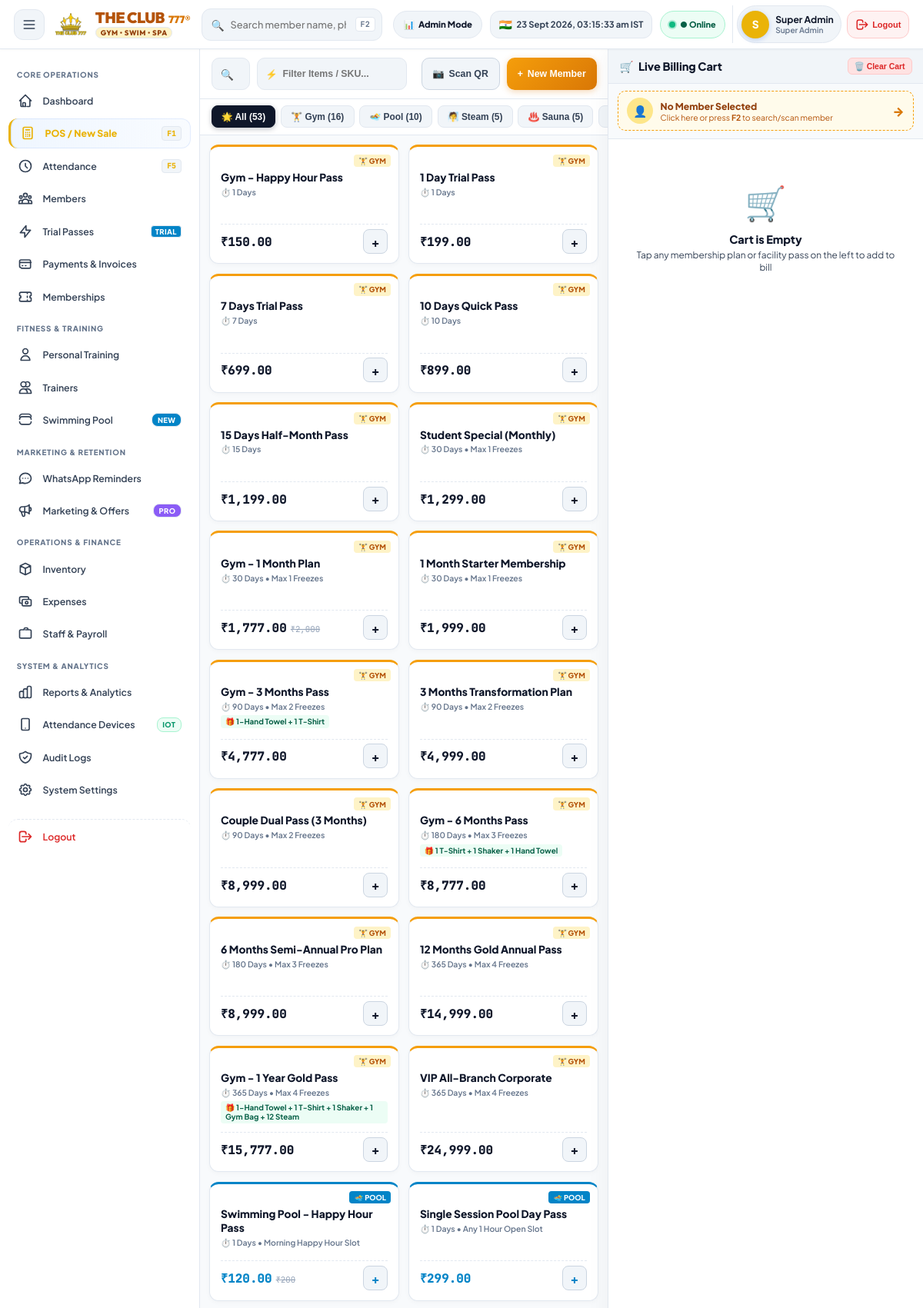
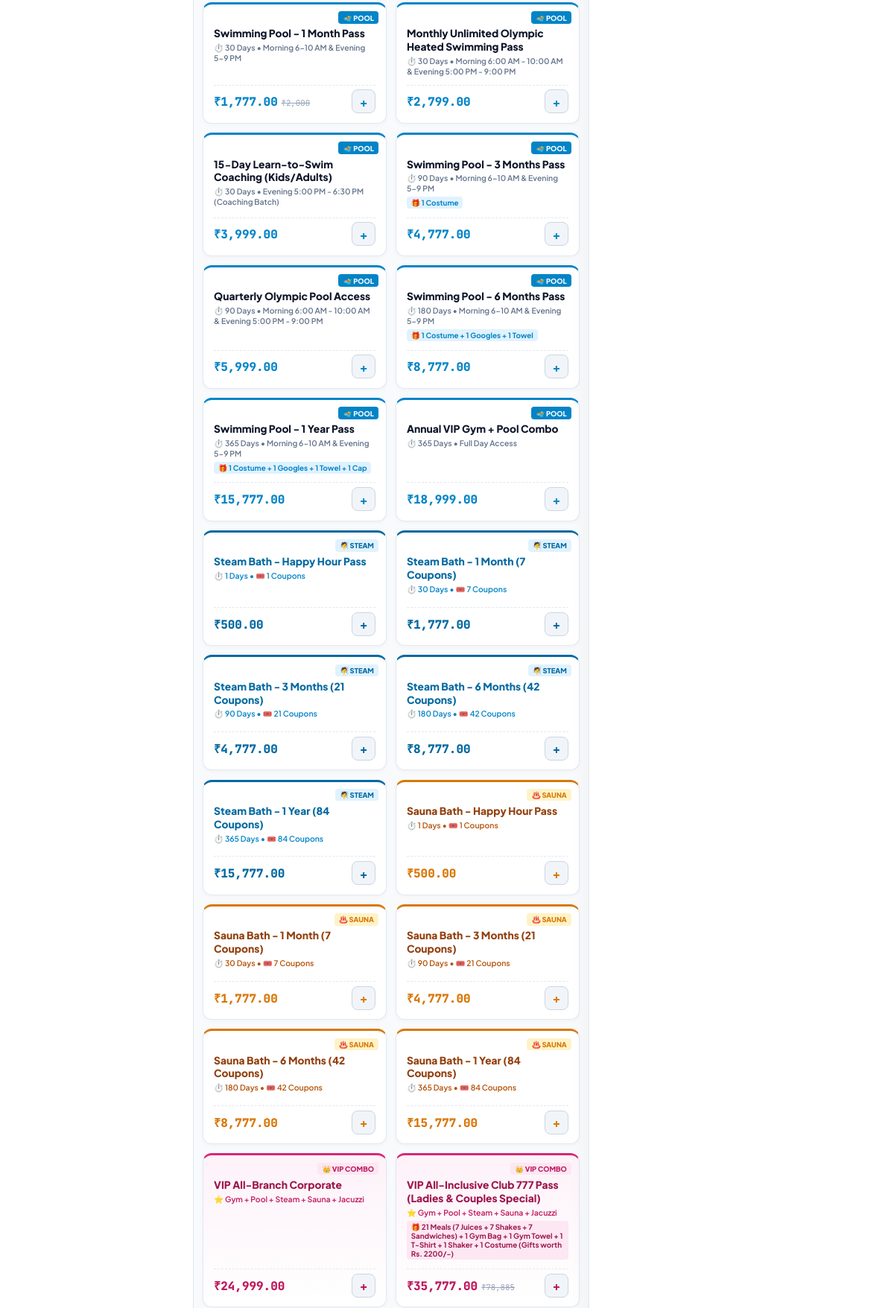
The page /index.php?page=pos (signed in, upper part) on the database its author committed (2 pictures, top to bottom).
### tables this page shows
CREATE TABLE `membership_types` (
  `id` int(11) NOT NULL AUTO_INCREMENT,
  `title` varchar(100) NOT NULL,
  `category` enum('monthly','quarterly','half_yearly','yearly','trial','couple','family','student','corporate','vip','custom') DEFAULT 'monthly',
  `service_type` enum('gym','pool','steam','sauna','vip_combo','general') DEFAULT 'gym',
  `duration_months` int(11) NOT NULL DEFAULT 1,
  `duration_days` int(11) NOT NULL DEFAULT 30,
  `price` decimal(10,2) NOT NULL,
  `original_price` decimal(10,2) DEFAULT NULL,
  `reg_fee` decimal(10,2) DEFAULT 0.00,
  `joining_fee` decimal(10,2) DEFAULT 0.00,
  `discount` decimal(10,2) DEFAULT 0.00,
  `tax_pct` decimal(5,2) DEFAULT 18.00,
  `freeze_facility` tinyint(1) DEFAULT 1,
  `max_freeze_days` int(11) DEFAULT 15,
  `max_freeze_count` int(11) DEFAULT 1,
  `access_timing` varchar(100) DEFAULT 'Full Day (6:00 AM - 10:00 PM)',
  `branch_access` enum('single_branch','all_branches') DEFAULT 'single_branch',
  `included_services` text DEFAULT 'Gym Floor, Cardio Zone, Steam Bath',
  `free_gifts` text DEFAULT NULL,
  `coupons_count` int(11) DEFAULT 0,
  `description` text DEFAULT NULL,
  `status` enum('active','inactive') DEFAULT 'active',
  `created_at` timestamp NOT NULL DEFAULT current_timestamp(),
  PRIMARY KEY (`id`)
);

CREATE TABLE `pool_plans` (
  `id` int(11) NOT NULL AUTO_INCREMENT,
  `title` varchar(120) NOT NULL,
  `category` varchar(50) DEFAULT 'monthly',
  `duration_months` int(11) DEFAULT 1,
  `duration_days` int(11) DEFAULT 30,
  `price` decimal(10,2) NOT NULL,
  `original_price` decimal(10,2) DEFAULT NULL,
  `sessions_limit` int(11) DEFAULT 0,
  `free_gifts` text DEFAULT NULL,
  `slot_timing` varchar(150) DEFAULT 'Morning 6:00 AM - 10:00 AM & Evening 5:00 PM - 9:00 PM',
  `coach_name` varchar(100) DEFAULT 'Certified Swim Coach & Lifeguard',
  `description` text DEFAULT NULL,
  `status` enum('active','inactive') DEFAULT 'active',
  `created_at` timestamp NOT NULL DEFAULT current_timestamp(),
  PRIMARY KEY (`id`)
);

### views/pos_view.php (the view, shortened to what this page needs)
<?php
$db = getDB();
$products = $db->query("
    SELECT p.*, c.name as category_name
    FROM products p
    JOIN categories c ON p.category_id = c.id
    WHERE p.status = 'active'
    ORDER BY p.id ASC
")->fetchAll();
$gymPlans = $db->query("SELECT * FROM membership_types WHERE status = 'active' AND (service_type = 'gym' OR service_type IS NULL) ORDER BY duration_days ASC, price ASC")->fetchAll();
$poolPlans = $db->query("SELECT * FROM pool_plans WHERE status = 'active' ORDER BY duration_days ASC, price ASC")->fetchAll();
$steamPlans = $db->query("SELECT * FROM membership_types WHERE status = 'active' AND service_type = 'steam' ORDER BY duration_days ASC, price ASC")->fetchAll();
$saunaPlans = $db->query("SELECT * FROM membership_types WHERE status = 'active' AND service_type = 'sauna' ORDER BY duration_days ASC, price ASC")->fetchAll();
$vipPlans = $db->query("SELECT * FROM membership_types WHERE status = 'active' AND (service_type = 'vip_combo' OR category = 'vip') ORDER BY duration_days ASC, price ASC")->fetchAll();
$ptPackages = $db->query("SELECT * FROM pt_packages ORDER BY id ASC")->fetchAll();
$totalItems = count($gymPlans) + count($poolPlans) + count($steamPlans) + count($saunaPlans) + count($vipPlans) + count($ptPackages) + count($products);
?>
<div class="pos-container">
  <main class="pos-main-zone" role="main">
    <header class="pos-search-bar" role="search">
      <div class="pos-member-search">
        <span class="search-icon" aria-hidden="true">🔍</span>
        <input type="text" id="posMemberInput" placeholder="Search Member by Name, Phone, Code or Biometric ID (F2)..." autocomplete="off" aria-label="Search Member">
      </div>
      <div class="pos-catalog-filter-wrap">
        <span class="pos-catalog-filter-icon" aria-hidden="true">⚡</span>
        <input type="text" id="posCatalogSearch" placeholder="Filter Items / SKU..." oninput="filterCatalogItems(this.value)" aria-label="Filter items in catalog">
      </div>
      <button type="button" class="pos-btn-action pos-btn-scan" onclick="Scanner.openCameraScanner((code) => { selectMember({id:1001, name:'Rahul Kumar', member_code:code, phone:'9876500001', status:'active'}); })" title="Scan Member QR/Barcode with Camera">
        <span aria-hidden="true">📷</span> <span>Scan QR</span>
      </button>
      <button type="button" class="pos-btn-action pos-btn-new-member" onclick="openModal('newMemberModal')" title="Register New Member (F3)">
        <span aria-hidden="true">+</span> <span>New Member</span>
      </button>
    </header>
    <nav class="pos-categories" role="tablist" aria-label="Product and Membership Categories">
      <button type="button" class="cat-chip active" data-cat="all">🌟 All (<?= $totalItems ?>)</button>
      <button type="button" class="cat-chip cat-gym" data-cat="gym_plans">🏋️ Gym (<?= count($gymPlans) ?>)</button>
      <button type="button" class="cat-chip cat-pool" data-cat="pool_plans">🏊 Pool (<?= count($poolPlans) ?>)</button>
      <button type="button" class="cat-chip cat-steam" data-cat="steam_plans">🧖 Steam (<?= count($steamPlans) ?>)</button>
      <button type="button" class="cat-chip cat-sauna" data-cat="sauna_plans">♨️ Sauna (<?= count($saunaPlans) ?>)</button>
      <button type="button" class="cat-chip cat-vip" data-cat="vip_plans">👑 VIP Combo (<?= count($vipPlans) ?>)</button>
    </nav>
    <section class="pos-product-grid-container" aria-label="POS Catalog Grid">
      <div class="pos-product-grid" id="posProductGrid">
        <?php foreach ($gymPlans as $gp): ?>
          <?php
            $gpItem = [
              'id' => $gp['id'],
              'name' => $gp['title'],
              'price' => floatval($gp['price']),
              'type' => 'membership',
              'duration_days' => $gp['duration_days'],
              'service_type' => 'gym',
              'free_gifts' => $gp['free_gifts'] ?? ''
            ];
          ?>
          <div class="product-card card-gym" data-cat-id="gym_plans" data-name="<?= htmlspecialchars(strtolower($gp['title'] . ' gym fitness workout cardio')) ?>" onclick="addToCart(<?= htmlspecialchars(json_encode($gpItem)) ?>)" role="button" tabindex="0">
            <span class="product-type-badge badge-gym">🏋️ GYM</span>
            <div class="product-content">
              <div class="product-name"><?= htmlspecialchars($gp['title']) ?></div>
              <div class="product-stock">
                ⏱️ <?= $gp['duration_days'] ?> Days <?= !empty($gp['max_freeze_count']) ? '&bull; Max ' . $gp['max_freeze_count'] . ' Freezes' : '' ?>
              </div>
              <?php if (!empty($gp['free_gifts'])): ?>
                <div class="product-gift-tag gift-gym">
                  🎁 <?= htmlspecialchars($gp['free_gifts']) ?>
                </div>
              <?php endif; ?>
            </div>
            <div class="product-footer">
              <div class="product-price-box">
                <span class="product-price">₹<?= number_format($gp['price'], 2) ?></span>
                <?php if (!empty($gp['original_price']) && $gp['original_price'] > $gp['price']): ?>
                  <del class="product-orig-price">₹<?= number_format($gp['original_price'], 0) ?></del>
                <?php endif; ?>
              </div>
              <span class="add-item-btn" aria-hidden="true">+</span>
            </div>
          </div>
        <?php endforeach; ?>
        <?php foreach ($poolPlans as $pp): ?>
          <?php
            $ppItem = [
              'id' => $pp['id'],
              'name' => $pp['title'],
              'price' => floatval($pp['price']),
              'type' => 'pool_plan',
              'duration_days' => $pp['duration_days'],
              'service_type' => 'pool',
              'free_gifts' => $pp['free_gifts'] ?? ''
            ];
          ?>
          <div class="product-card card-pool" data-cat-id="pool_plans" data-name="<?= htmlspecialchars(strtolower($pp['title'] . ' pool swim swimming heated')) ?>" onclick="addToCart(<?= htmlspecialchars(json_encode($ppItem)) ?>)" role="button" tabindex="0">
            <span class="product-type-badge badge-pool">🏊 POOL</span>
            <div class="product-content">
              <div class="product-name"><?= htmlspecialchars($pp['title']) ?></div>
              <div class="product-stock">
                ⏱️ <?= $pp['duration_days'] ?> Days &bull; <?= htmlspecialchars($pp['slot_timing'] ?? 'All Slots') ?>
              </div>
              <?php if (!empty($pp['free_gifts'])): ?>
                <div class="product-gift-tag gift-pool">
                  🎁 <?= htmlspecialchars($pp['free_gifts']) ?>
                </div>
              <?php endif; ?>
            </div>
            <div class="product-footer">
              <div class="product-price-box">
                <span class="product-price" style="color:#0284C7;">₹<?= number_format($pp['price'], 2) ?></span>
                <?php if (!empty($pp['original_price']) && $pp['original_price'] > $pp['price']): ?>
                  <del class="product-orig-price">₹<?= number_format($pp['original_price'], 0) ?></del>
                <?php endif; ?>
              </div>
              <span class="add-item-btn" style="color:#0284C7;" aria-hidden="true">+</span>
            </div>
          </div>
        <?php endforeach; ?>
        <?php foreach ($steamPlans as $sp): ?>
          <?php
            $spItem = [
              'id' => $sp['id'],
              'name' => $sp['title'],
              'price' => floatval($sp['price']),
              'type' => 'membership',
              'duration_days' => $sp['duration_days'],
              'service_type' => 'steam',
              'coupons_count' => $sp['coupons_count'] ?? 0
            ];
          ?>
          <div class="product-card card-steam" data-cat-id="steam_plans" data-name="<?= htmlspecialchars(strtolower($sp['title'] . ' steam bath spa')) ?>" onclick="addToCart(<?= htmlspecialchars(json_encode($spItem)) ?>)" role="button" tabindex="0">
            <span class="product-type-badge badge-steam">🧖 STEAM</span>
            <div class="product-content">
              <div class="product-name" style="color:#0369A1;"><?= htmlspecialchars($sp['title']) ?></div>
              <div class="product-stock" style="color:#0284C7;">
                ⏱️ <?= $sp['duration_days'] ?> Days &bull; 🎟️ <?= $sp['coupons_count'] ?> Coupons
              </div>
            </div>
            <div class="product-footer">
              <div class="product-price-box">
                <span class="product-price" style="color:#0369A1;">₹<?= number_format($sp['price'], 2) ?></span>
              </div>
              <span class="add-item-btn" style="color:#0369A1;" aria-hidden="true">+</span>
            </div>
          </div>
        <?php endforeach; ?>
        <?php foreach ($saunaPlans as $sn): ?>
          <?php
            $snItem = [
              'id' => $sn['id'],
              'name' => $sn['title'],
              'price' => floatval($sn['price']),
              'type' => 'membership',
              'duration_days' => $sn['duration_days'],
              'service_type' => 'sauna',
              'coupons_count' => $sn['coupons_count'] ?? 0
            ];
          ?>
          <div class="product-card card-sauna" data-cat-id="sauna_plans" data-name="<?= htmlspecialchars(strtolower($sn['title'] . ' sauna bath dry')) ?>" onclick="addToCart(<?= htmlspecialchars(json_encode($snItem)) ?>)" role="button" tabindex="0">
            <span class="product-type-badge badge-sauna">♨️ SAUNA</span>
            <div class="product-content">
              <div class="product-name" style="color:#92400E;"><?= htmlspecialchars($sn['title']) ?></div>
              <div class="product-stock" style="color:#B45309;">
                ⏱️ <?= $sn['duration_days'] ?> Days &bull; 🎟️ <?= $sn['coupons_count'] ?> Coupons
              </div>
            </div>
            <div class="product-footer">
              <div class="product-price-box">
                <span class="product-price" style="color:#D97706;">₹<?= number_format($sn['price'], 2) ?></span>
              </div>
              <span class="add-item-btn" style="color:#D97706;" aria-hidden="true">+</span>
            </div>
          </div>
        <?php endforeach; ?>
        <?php foreach ($vipPlans as $vp): ?>
          <?php
            $vpItem = [
              'id' => $vp['id'],
              'name' => $vp['title'],
              'price' => floatval($vp['price']),
              'type' => 'membership',
              'duration_days' => $vp['duration_days'],
              'service_type' => 'vip_combo',
              'free_gifts' => $vp['free_gifts'] ?? ''
            ];
          ?>
          <div class="product-card card-vip" data-cat-id="vip_plans" data-name="<?= htmlspecialchars(strtolower($vp['title'] . ' vip combo all in one jacuzzi')) ?>" onclick="addToCart(<?= htmlspecialchars(json_encode($vpItem)) ?>)" role="button" tabindex="0">
            <span class="product-type-badge badge-vip">👑 VIP COMBO</span>
            <div class="product-content">
              <div class="product-name" style="color:#9D174D;"><?= htmlspecialchars($vp['title']) ?></div>
              <div class="product-stock" style="color:#BE185D;">
                ⭐ Gym + Pool + Steam + Sauna + Jacuzzi
              </div>
              <?php if (!empty($vp['free_gifts'])): ?>
                <div class="product-gift-tag gift-vip">
                  🎁 <?= htmlspecialchars($vp['free_gifts']) ?>
                </div>
              <?php endif; ?>
            </div>
            <div class="product-footer">
              <div class="product-price-box">
                <span class="product-price" style="color:#BE185D;">₹<?= number_format($vp['price'], 2) ?></span>
                <?php if (!empty($vp['original_price']) && $vp['original_price'] > $vp['price']): ?>
                  <del class="product-orig-price">₹<?= number_format($vp['original_price'], 0) ?></del>
                <?php endif; ?>
              </div>
              <span class="add-item-btn" style="color:#BE185D;" aria-hidden="true">+</span>
            </div>
          </div>
        <?php endforeach; ?>
      </div>
    </section>
  </main>
  <aside class="pos-cart-zone" id="posCartZone" aria-label="Shopping Cart">
    <div class="cart-header">
      <span class="cart-title">
        <span aria-hidden="true">🛒</span>
        <span>Live Billing Cart</span>
      </span>
      <button type="button" class="clear-cart-btn" onclick="clearCart()" title="Clear all items in cart">
        🗑️ Clear Cart
      </button>
    </div>
    <div id="cartMemberNotice" class="cart-member-notice-wrap"></div>
    <div class="cart-items-list" id="cartItemsContainer" role="region" aria-live="polite">
    </div>
  </aside>
</div>

### rows shown on the page
membership_types: title "Gym - Happy Hour Pass", duration_days "1", price "150.00"
membership_types: title "1 Day Trial Pass", duration_days "1", price "199.00"
membership_types: title "7 Days Trial Pass", duration_days "7", price "699.00"
membership_types: title "10 Days Quick Pass", duration_days "10", price "899.00"
membership_types: title "15 Days Half-Month Pass", duration_days "15", price "1,199.00"
membership_types: title "Student Special (Monthly)", duration_days "30", max_freeze_count "1", price "1,299.00"
membership_types: title "Gym - 1 Month Plan", duration_days "30", max_freeze_count "1", price "1,777.00", original_price "2,000"
membership_types: title "1 Month Starter Membership", duration_days "30", max_freeze_count "1", price "1,999.00"
membership_types: title "Gym - 3 Months Pass", duration_days "90", max_freeze_count "2", free_gifts "1-Hand Towel + 1 T-Shirt", price "4,777.00"
membership_types: title "3 Months Transformation Plan", duration_days "90", max_freeze_count "2", price "4,999.00"
membership_types: title "Couple Dual Pass (3 Months)", duration_days "90", max_freeze_count "2", price "8,999.00"
membership_types: title "Gym - 6 Months Pass", duration_days "180", max_freeze_count "3", free_gifts "1 T-Shirt + 1 Shaker + 1 Hand Towel", price "8,777.00"
membership_types: title "6 Months Semi-Annual Pro Plan", duration_days "180", max_freeze_count "3", price "8,999.00"
membership_types: title "12 Months Gold Annual Pass", duration_days "365", max_freeze_count "4", price "14,999.00"
membership_types: title "Gym - 1 Year Gold Pass", duration_days "365", max_freeze_count "4", free_gifts "1-Hand Towel + 1 T-Shirt + 1 Shaker + 1 Gym Bag + 12 Steam", price "15,777.00"
membership_types: title "VIP All-Branch Corporate", duration_days "365", max_freeze_count "4", price "24,999.00"
pool_plans: title "Swimming Pool - Happy Hour Pass", duration_days "1", slot_timing "Morning Happy Hour Slot", price "120.00", original_price "200"
pool_plans: title "Single Session Pool Day Pass", duration_days "1", slot_timing "Any 1 Hour Open Slot", price "299.00"
pool_plans: title "Swimming Pool - 1 Month Pass", duration_days "30", slot_timing "Morning 6-10 AM & Evening 5-9 PM", price "1,777.00", original_price "2,000"
pool_plans: title "Monthly Unlimited Olympic Heated Swimming Pass", duration_days "30", slot_timing "Morning 6:00 AM - 10:00 AM & Evening 5:00 PM - 9:00 PM", price "2,799.00"
pool_plans: title "15-Day Learn-to-Swim Coaching (Kids/Adults)", duration_days "30", slot_timing "Evening 5:00 PM - 6:30 PM (Coaching Batch)", price "3,999.00"
pool_plans: title "Swimming Pool - 3 Months Pass", duration_days "90", slot_timing "Morning 6-10 AM & Evening 5-9 PM", free_gifts "1 Costume", price "4,777.00"
pool_plans: title "Quarterly Olympic Pool Access", duration_days "90", slot_timing "Morning 6:00 AM - 10:00 AM & Evening 5:00 PM - 9:00 PM", price "5,999.00"
pool_plans: title "Swimming Pool - 6 Months Pass", duration_days "180", slot_timing "Morning 6-10 AM & Evening 5-9 PM", free_gifts "1 Costume + 1 Googles + 1 Towel", price "8,777.00"
pool_plans: title "Swimming Pool - 1 Year Pass", duration_days "365", slot_timing "Morning 6-10 AM & Evening 5-9 PM", free_gifts "1 Costume + 1 Googles + 1 Towel + 1 Cap", price "15,777.00"
pool_plans: title "Annual VIP Gym + Pool Combo", duration_days "365", slot_timing "Full Day Access", price "18,999.00"
membership_types: title "Steam Bath - Happy Hour Pass", duration_days "1", coupons_count "1", price "500.00"
membership_types: title "Steam Bath - 1 Month (7 Coupons)", duration_days "30", coupons_count "7", price "1,777.00"
membership_types: title "Steam Bath - 3 Months (21 Coupons)", duration_days "90", coupons_count "21", price "4,777.00"
membership_types: title "Steam Bath - 6 Months (42 Coupons)", duration_days "180", coupons_count "42", price "8,777.00"
membership_types: title "Steam Bath - 1 Year (84 Coupons)", duration_days "365", coupons_count "84", price "15,777.00"
membership_types: title "Sauna Bath - Happy Hour Pass", duration_days "1", coupons_count "1", price "500.00"
membership_types: title "Sauna Bath - 1 Month (7 Coupons)", duration_days "30", coupons_count "7", price "1,777.00"
membership_types: title "Sauna Bath - 3 Months (21 Coupons)", duration_days "90", coupons_count "21", price "4,777.00"
membership_types: title "Sauna Bath - 6 Months (42 Coupons)", duration_days "180", coupons_count "42", price "8,777.00"
membership_types: title "Sauna Bath - 1 Year (84 Coupons)", duration_days "365", coupons_count "84", price "15,777.00"
membership_types: title "VIP All-Inclusive Club 777 Pass (Ladies & Couples Special)", free_gifts "21 Meals (7 Juices + 7 Shakes + 7 Sandwiches) + 1 Gym Bag + 1 Gym Towel + 1 T-Shirt + 1 Shaker + 1 Costume (Gifts worth Rs. 2200/-)", price "35,777.00", original_price "78,885"

### other values the page prints
substr($_SESSION['user_name'] ?? 'R', 0, 1) "S"
$_SESSION['user_name'] "Super Admin"
getRoleDisplayName($_SESSION['user_role'] ?? 'Staff') "Super Admin"
$totalItems "53"
count($gymPlans) "16"
count($poolPlans) "10"
count($steamPlans) "5"
count($saunaPlans) "5"
